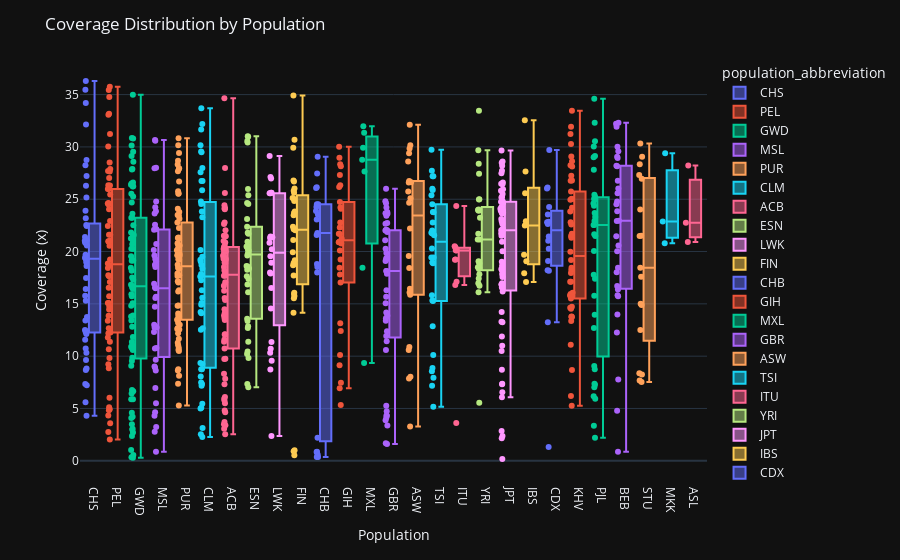

This figure's notebook cell:
### Code cell
import re

code = response['message']['content']

# Try to extract Python code block (if wrapped in ```python ... ```)
match = re.search(r"```(?:python)?\s*(.*?)```", code, re.DOTALL)
if match:
    code_to_exec = match.group(1)
else:
    code_to_exec = code

try:
    exec(code_to_exec)
except Exception as e:
    print("Execution failed:", e)
